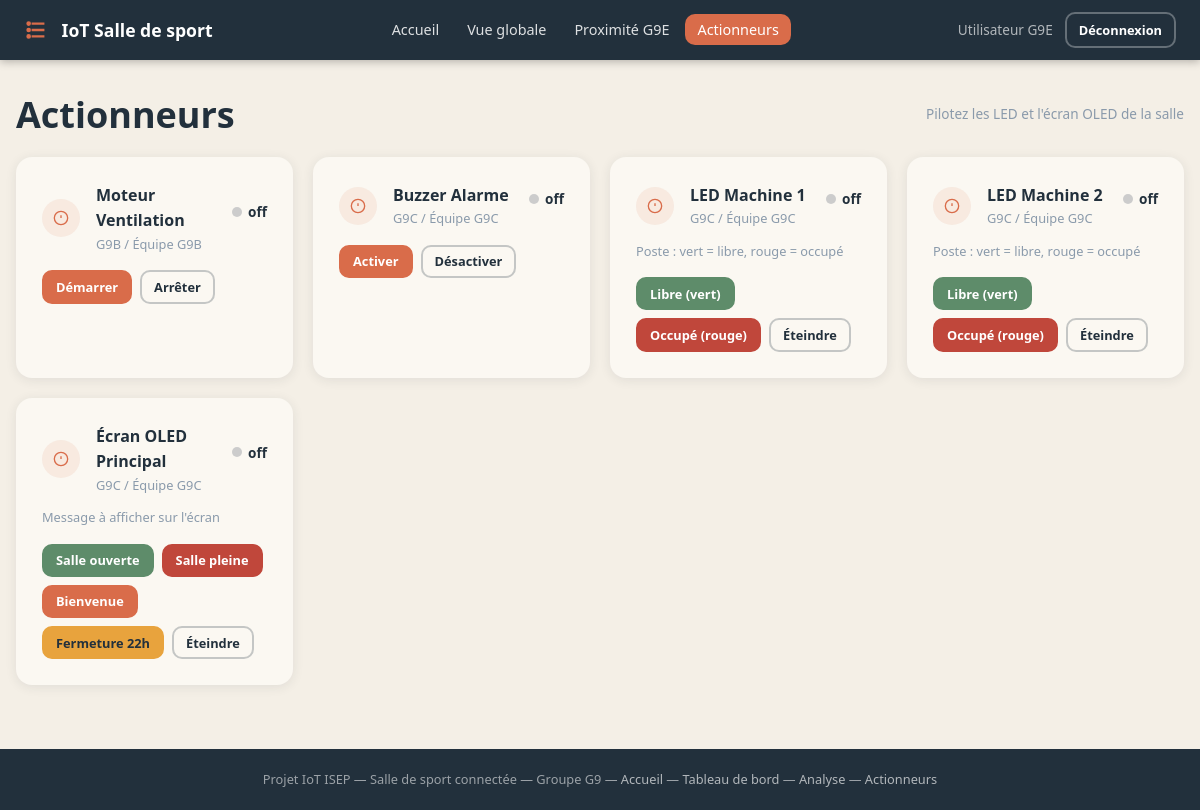
Screenshot of /actionneurs.php (signed in) with the database file from the repository.
### tables this page shows
CREATE TABLE IF NOT EXISTS actionneurs (
    id      INT          NOT NULL AUTO_INCREMENT,
    nom     VARCHAR(80)  NOT NULL,
    type    VARCHAR(20)  NOT NULL,
    groupe  VARCHAR(20)  NOT NULL DEFAULT '',
    equipe  VARCHAR(40)  NOT NULL DEFAULT '',
    etat    VARCHAR(80)  NOT NULL DEFAULT 'off',
    PRIMARY KEY (id)
);

### public/actionneurs.php (the view, shortened to what this page needs)
<?php
require_once __DIR__ . '/../includes/fonctions.php';
$db = getDB();
$actionneurs = $db->query(
    "SELECT a.*,
            (SELECT ca.commande     FROM commandes_actionneurs ca WHERE ca.actionneur_id = a.id ORDER BY ca.horodatage DESC LIMIT 1) AS derniere_commande,
            (SELECT ca.horodatage   FROM commandes_actionneurs ca WHERE ca.actionneur_id = a.id ORDER BY ca.horodatage DESC LIMIT 1) AS derniere_commande_ts
     FROM actionneurs a ORDER BY a.groupe, a.type, a.nom"
)->fetchAll();
require_once __DIR__ . '/../includes/header.php';
?>
<div class="section-titre">
  <h1>Actionneurs</h1>
  <span class="text-muted">Pilotez les LED et l'écran OLED de la salle</span>
</div>
<?php if (empty($actionneurs)): ?>
  <div class="card text-center" style="padding:2rem">
    <p class="text-muted">Aucun actionneur enregistré. Lancez d'abord <code>scripts/seed.php</code>.</p>
  </div>
<?php else: ?>
<div class="grid-actionneurs">
  <?php foreach ($actionneurs as $a): ?>
    <div class="actionneur-card">
      <div class="flex items-center gap-2" style="margin-bottom:.75rem">
        <span class="icone-type" style="width:38px;height:38px"><?= iconeType($a['type']) ?></span>
        <div>
          <strong><?= e($a['nom']) ?></strong>
          <div class="text-muted" style="font-size:.8rem"><?= e($a['groupe']) ?> / <?= e($a['equipe']) ?></div>
        </div>
        <div style="margin-left:auto">
          <div class="etat">
            <span class="etat-dot <?= ($a['etat'] !== 'off' && $a['etat'] !== null) ? 'on' : 'off' ?>"></span>
            <?= e($a['etat'] ?? 'off') ?>
          </div>
        </div>
      </div>
      <form method="post" action="actionneurs.php">
        <?php if ($a['type'] === 'led'): ?>
          <p style="font-size:.8rem;color:#8a9aab;margin-bottom:.5rem">Poste : vert = libre, rouge = occupé</p>
          <div class="btn-group">
            <button type="submit" name="commande" value="on_vert" class="btn btn-succes btn-sm">
              Libre (vert)
            </button>
            <button type="submit" name="commande" value="on_rouge" class="btn btn-danger btn-sm">
              Occupé (rouge)
            </button>
            <button type="submit" name="commande" value="off" class="btn btn-secondaire btn-sm">
              Éteindre
            </button>
          </div>
        <?php elseif ($a['type'] === 'oled'): ?>
          <p style="font-size:.8rem;color:#8a9aab;margin-bottom:.5rem">Message à afficher sur l'écran</p>
          <div class="btn-group">
            <button type="submit" name="commande" value="oled:Salle ouverte" class="btn btn-succes btn-sm">Salle ouverte</button>
            <button type="submit" name="commande" value="oled:Salle pleine"  class="btn btn-danger btn-sm">Salle pleine</button>
            <button type="submit" name="commande" value="oled:Bienvenue !"   class="btn btn-primaire btn-sm">Bienvenue</button>
            <button type="submit" name="commande" value="oled:Fermeture 22h" class="btn btn-ambre btn-sm">Fermeture 22h</button>
            <button type="submit" name="commande" value="oled:off"            class="btn btn-secondaire btn-sm">Éteindre</button>
          </div>
        <?php elseif ($a['type'] === 'buzzer'): ?>
          <div class="btn-group">
            <button type="submit" name="commande" value="buzzer:on"  class="btn btn-primaire btn-sm">Activer</button>
            <button type="submit" name="commande" value="buzzer:off" class="btn btn-secondaire btn-sm">Désactiver</button>
          </div>
        <?php elseif ($a['type'] === 'moteur'): ?>
          <div class="btn-group">
            <button type="submit" name="commande" value="moteur:on"  class="btn btn-primaire btn-sm">Démarrer</button>
            <button type="submit" name="commande" value="moteur:off" class="btn btn-secondaire btn-sm">Arrêter</button>
          </div>
        <?php else: ?>
          <div class="btn-group">
            <button type="submit" name="commande" value="off" class="btn btn-secondaire btn-sm">Éteindre</button>
          </div>
        <?php endif; ?>
      </form>
    </div>
  <?php endforeach; ?>
</div>
<?php endif; ?>
<?php require_once __DIR__ . '/../includes/footer.php'; ?>

### includes/fonctions.php (shortened to what this page needs)
<?php
function e(mixed $val): string
{
    return htmlspecialchars((string)$val, ENT_QUOTES | ENT_SUBSTITUTE, 'UTF-8');
}
function iconeType(string $type): string
{
    $icones = [
        'led'  => '<svg viewBox="0 0 24 24" fill="none" stroke="currentColor" stroke-width="2" aria-hidden="true"><circle cx="12" cy="12" r="5"/><line x1="12" y1="1" x2="12" y2="3"/><line x1="12" y1="21" x2="12" y2="23"/><line x1="4.22" y1="4.22" x2="5.64" y2="5.64"/><line x1="18.36" y1="18.36" x2="19.78" y2="19.78"/><line x1="1" y1="12" x2="3" y2="12"/><line x1="21" y1="12" x2="23" y2="12"/><line x1="4.22" y1="19.78" x2="5.64" y2="18.36"/><line x1="18.36" y1="5.64" x2="19.78" y2="4.22"/></svg>',
        'oled' => '<svg viewBox="0 0 24 24" fill="none" stroke="currentColor" stroke-width="2" aria-hidden="true"><rect x="2" y="3" width="20" height="14" rx="2"/><line x1="8" y1="21" x2="16" y2="21"/><line x1="12" y1="17" x2="12" y2="21"/></svg>',
    ];
    return $icones[$type] ?? '<svg viewBox="0 0 24 24" fill="none" stroke="currentColor" stroke-width="2" aria-hidden="true"><circle cx="12" cy="12" r="10"/><line x1="12" y1="8" x2="12" y2="12"/><line x1="12" y1="16" x2="12.01" y2="16"/></svg>';
}

### public/assets/css/style.css (style rules this page uses)
:root { --terracotta: #D96C4A; --terracotta-fonce: #B5512F; --sauge: #7C9A82; --bleu-nuit: #22303C; --creme: #F4EFE6; --blanc-casse: #FBF8F2; --ambre: #E8A33D; --rouge-alerte: #C0473B; --vert-ok: #5E8C6A; --radius: 10px; --radius-lg: 16px; --ombre: 0 2px 12px rgba(34,48,60,.09); --ombre-lg: 0 4px 24px rgba(34,48,60,.13); --transition: .18s ease; }
*, *::before, *::after { box-sizing: border-box; margin: 0; padding: 0; }
html { scroll-behavior: smooth; }
body { font-family: system-ui, -apple-system, "Segoe UI", sans-serif; background: var(--creme); color: var(--bleu-nuit); line-height: 1.6; min-height: 100vh; display: flex; flex-direction: column; }
img, svg { display: block; max-width: 100%; }
h1, h2, h3, h4 { line-height: 1.25; font-weight: 700; }
h1 { font-size: clamp(1.5rem, 4vw, 2.25rem); }
.btn { display: inline-flex; align-items: center; gap: .4rem; padding: .55rem 1.2rem; border-radius: var(--radius); font-family: inherit; font-size: .9rem; font-weight: 600; cursor: pointer; border: 2px solid transparent; transition: background var(--transition), color var(--transition), border-color var(--transition); text-decoration: none; white-space: nowrap; }
.btn-primaire { background: var(--terracotta); color: #fff; border-color: var(--terracotta); }
.btn-secondaire { background: transparent; color: var(--bleu-nuit); border-color: rgba(34,48,60,.25); }
.btn-succes { background: var(--vert-ok); color: #fff; border-color: var(--vert-ok); }
.btn-danger { background: var(--rouge-alerte); color: #fff; border-color: var(--rouge-alerte); }
.btn-ambre { background: var(--ambre); color: var(--bleu-nuit); border-color: var(--ambre); }
.btn-sm { padding: .35rem .75rem; font-size: .8rem; }
.icone-type { display: inline-flex; align-items: center; justify-content: center; width: 32px; height: 32px; border-radius: 50%; background: rgba(217,108,74,.1); color: var(--terracotta); flex-shrink: 0; }
.icone-type svg { width: 16px; height: 16px; }
.section-titre { display: flex; align-items: center; justify-content: space-between; gap: 1rem; margin-bottom: 1.25rem; flex-wrap: wrap; }
.grid-actionneurs { display: grid; grid-template-columns: repeat(auto-fill, minmax(260px, 1fr)); gap: 1.25rem; margin-bottom: 2rem; }
.actionneur-card { background: var(--blanc-casse); border-radius: var(--radius-lg); box-shadow: var(--ombre); padding: 1.5rem; border: 2px solid transparent; transition: border-color var(--transition), box-shadow var(--transition); }
.actionneur-card .etat { display: inline-flex; align-items: center; gap: .4rem; font-size: .85rem; font-weight: 700; margin-bottom: 1rem; }
.etat-dot { width: 10px; height: 10px; border-radius: 50%; display: inline-block; }
.etat-dot.off { background: #ccc; }
.btn-group { display: flex; gap: .5rem; flex-wrap: wrap; margin-top: 1rem; }
.flex { display: flex; }
.gap-2 { gap: 1rem; }
.items-center { align-items: center; }
.text-muted { color: #8a9aab; font-size: .85rem; }

### rows the page displays
actionneurs: nom "Moteur Ventilation", groupe "G9B", equipe "Équipe G9B", etat "off", type "Démarrer"
actionneurs: nom "Buzzer Alarme", groupe "G9C", equipe "Équipe G9C", etat "off", type "Activer"
actionneurs: nom "LED Machine 1", groupe "G9C", equipe "Équipe G9C", etat "off", type "Poste : vert = libre, rouge = occupé"
actionneurs: nom "LED Machine 2", groupe "G9C", equipe "Équipe G9C", etat "off", type "Poste : vert = libre, rouge = occupé"
actionneurs: nom "Écran OLED Principal", groupe "G9C", equipe "Équipe G9C", etat "off", type "Message à afficher sur l'écran"

### other values shown
$_SESSION['utilisateur_nom'] "Utilisateur G9E"
